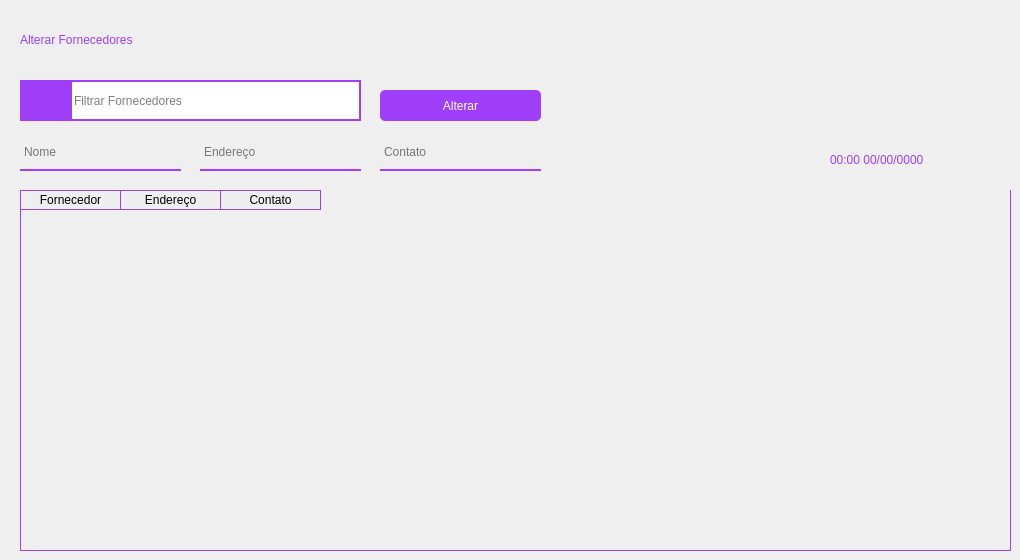
      <widget class="QWidget" name="pg_alterar_fornecedores">
       <widget class="QLabel" name="lbl_titulo_alterar_fornecedores">
        <property name="geometry">
         <rect>
          <x>20</x>
          <y>20</y>
          <width>371</width>
          <height>41</height>
         </rect>
        </property>
        <property name="styleSheet">
         <string notr="true">color: #9f3ffa;
font: 20pt &quot;Montserrat&quot;;</string>
        </property>
        <property name="text">
         <string>Alterar Fornecedores </string>
        </property>
        <property name="textInteractionFlags">
         <set>Qt::LinksAccessibleByMouse|Qt::TextSelectableByMouse</set>
        </property>
       </widget>
       <widget class="QPushButton" name="btn_flitrar_fornecedores">
        <property name="geometry">
         <rect>
          <x>20</x>
          <y>80</y>
          <width>51</width>
          <height>41</height>
         </rect>
        </property>
        <property name="styleSheet">
         <string notr="true">QPushButton {
border: 2px;
background-color: rgb(159, 63, 250);
color: white;

font: 10pt &quot;Montserrat&quot;;
outline: 0;
}

QPushButton:hover {
	background-color: rgb(197, 62, 255);
}
</string>
        </property>
        <property name="text">
         <string/>
        </property>
        <property name="icon">
         <iconset resource="../QRC/file_principal_rc.qrc">
          <normaloff>:/icones/lupa.png</normaloff>:/icones/lupa.png</iconset>
        </property>
        <property name="iconSize">
         <size>
          <width>25</width>
          <height>25</height>
         </size>
        </property>
       </widget>
       <widget class="QLineEdit" name="line_search_Bar_altarar_fornecedor">
        <property name="geometry">
         <rect>
          <x>70</x>
          <y>80</y>
          <width>291</width>
          <height>41</height>
         </rect>
        </property>
        <property name="styleSheet">
         <string notr="true">border: 2px solid #9f3ffa;
font: 10pt &quot;Montserrat&quot;;</string>
        </property>
        <property name="cursorPosition">
         <number>0</number>
        </property>
        <property name="placeholderText">
         <string>Filtrar Fornecedores</string>
        </property>
        <property name="clearButtonEnabled">
         <bool>true</bool>
        </property>
       </widget>
       <widget class="QTableWidget" name="tabela_alterar_fornecedores">
        <property name="geometry">
         <rect>
          <x>20</x>
          <y>190</y>
          <width>991</width>
          <height>361</height>
         </rect>
        </property>
        <property name="styleSheet">
         <string notr="true">QTableWidget {
	gridline-color: #9f3ffa;;
	background-color: transparent;
	outline: 0;
	border: 1px solid #9f3ffa;
	border-top: 0px
	
}

QTableWidget::item:selected{
	background-color:#9f3ffa;;
}

QTableWidget::horizontalHeader {	
	background-color: #9f3ffa;
}

QHeaderView::section:horizontal
{
    border: 1px solid #9f3ffa;
	background-color: transparent;
	border-left: 0px;
	color: black;

}
</string>
        </property>
        <property name="frameShape">
         <enum>QFrame::Panel</enum>
        </property>
        <property name="frameShadow">
         <enum>QFrame::Sunken</enum>
        </property>
        <property name="editTriggers">
         <set>QAbstractItemView::SelectedClicked</set>
        </property>
        <property name="tabKeyNavigation">
         <bool>true</bool>
        </property>
        <property name="showDropIndicator" stdset="0">
         <bool>false</bool>
        </property>
        <property name="alternatingRowColors">
         <bool>false</bool>
        </property>
        <property name="selectionMode">
         <enum>QAbstractItemView::ExtendedSelection</enum>
        </property>
        <property name="gridStyle">
         <enum>Qt::SolidLine</enum>
        </property>
        <property name="sortingEnabled">
         <bool>true</bool>
        </property>
        <attribute name="verticalHeaderVisible">
         <bool>false</bool>
        </attribute>
        <attribute name="verticalHeaderShowSortIndicator" stdset="0">
         <bool>false</bool>
        </attribute>
        <attribute name="verticalHeaderStretchLastSection">
         <bool>false</bool>
        </attribute>
        <column>
         <property name="text">
          <string>Fornecedor</string>
         </property>
        </column>
        <column>
         <property name="text">
          <string>Endereço</string>
         </property>
        </column>
        <column>
         <property name="text">
          <string>Contato</string>
         </property>
        </column>
       </widget>
       <widget class="QLineEdit" name="line_alterar_nome_fornecedor">
        <property name="geometry">
         <rect>
          <x>20</x>
          <y>140</y>
          <width>161</width>
          <height>31</height>
         </rect>
        </property>
        <property name="styleSheet">
         <string notr="true">background-color: rgba(0, 0 , 0, 0);
border: 2px solid rgba(0,0,0,0);
border-bottom-color: rgb(159, 63, 250);
color: rgb(0,0,0);
padding-bottom: 8px;
border-radius: 0px;
font: 10pt &quot;Montserrat&quot;;</string>
        </property>
        <property name="text">
         <string/>
        </property>
        <property name="placeholderText">
         <string>Nome</string>
        </property>
        <property name="clearButtonEnabled">
         <bool>true</bool>
        </property>
       </widget>
       <widget class="QLineEdit" name="line_alterar_endereco_fornecedor">
        <property name="geometry">
         <rect>
          <x>200</x>
          <y>140</y>
          <width>161</width>
          <height>31</height>
         </rect>
        </property>
        <property name="styleSheet">
         <string notr="true">background-color: rgba(0, 0 , 0, 0);
border: 2px solid rgba(0,0,0,0);
border-bottom-color: rgb(159, 63, 250);
color: rgb(0,0,0);
padding-bottom: 8px;
border-radius: 0px;
font: 10pt &quot;Montserrat&quot;;</string>
        </property>
        <property name="text">
         <string/>
        </property>
        <property name="placeholderText">
         <string>Endereço</string>
        </property>
        <property name="clearButtonEnabled">
         <bool>true</bool>
        </property>
       </widget>
       <widget class="QLineEdit" name="line_alterar_contato_fornecedor">
        <property name="geometry">
         <rect>
          <x>380</x>
          <y>140</y>
          <width>161</width>
          <height>31</height>
         </rect>
        </property>
        <property name="styleSheet">
         <string notr="true">background-color: rgba(0, 0 , 0, 0);
border: 2px solid rgba(0,0,0,0);
border-bottom-color: rgb(159, 63, 250);
color: rgb(0,0,0);
padding-bottom: 8px;
border-radius: 0px;
font: 10pt &quot;Montserrat&quot;;</string>
        </property>
        <property name="text">
         <string/>
        </property>
        <property name="placeholderText">
         <string>Contato</string>
        </property>
        <property name="clearButtonEnabled">
         <bool>true</bool>
        </property>
       </widget>
       <widget class="QPushButton" name="btn_alterar_fornecedores">
        <property name="geometry">
         <rect>
          <x>380</x>
          <y>90</y>
          <width>161</width>
          <height>31</height>
         </rect>
        </property>
        <property name="styleSheet">
         <string notr="true">QPushButton {
border: 2px;
background-color: rgb(159, 63, 250);
color: white;
border-radius: 5px;
font: 10pt &quot;Montserrat&quot;;
outline: 0;
}

QPushButton:hover {
	background-color: rgb(197, 62, 255);
}
</string>
        </property>
        <property name="text">
         <string>Alterar</string>
        </property>
       </widget>
       <widget class="QLabel" name="lbl_hora_data_alterar_fornecedores">
        <property name="geometry">
         <rect>
          <x>830</x>
          <y>150</y>
          <width>181</width>
          <height>21</height>
         </rect>
        </property>
        <property name="styleSheet">
         <string notr="true">font: 13pt &quot;Montserrat&quot;;
color: #9f3ffa;
</string>
        </property>
        <property name="text">
         <string>00:00 00/00/0000</string>
        </property>
        <property name="textFormat">
         <enum>Qt::AutoText</enum>
        </property>
        <property name="wordWrap">
         <bool>false</bool>
        </property>
        <property name="textInteractionFlags">
         <set>Qt::LinksAccessibleByKeyboard|Qt::LinksAccessibleByMouse</set>
        </property>
       </widget>
      </widget>
